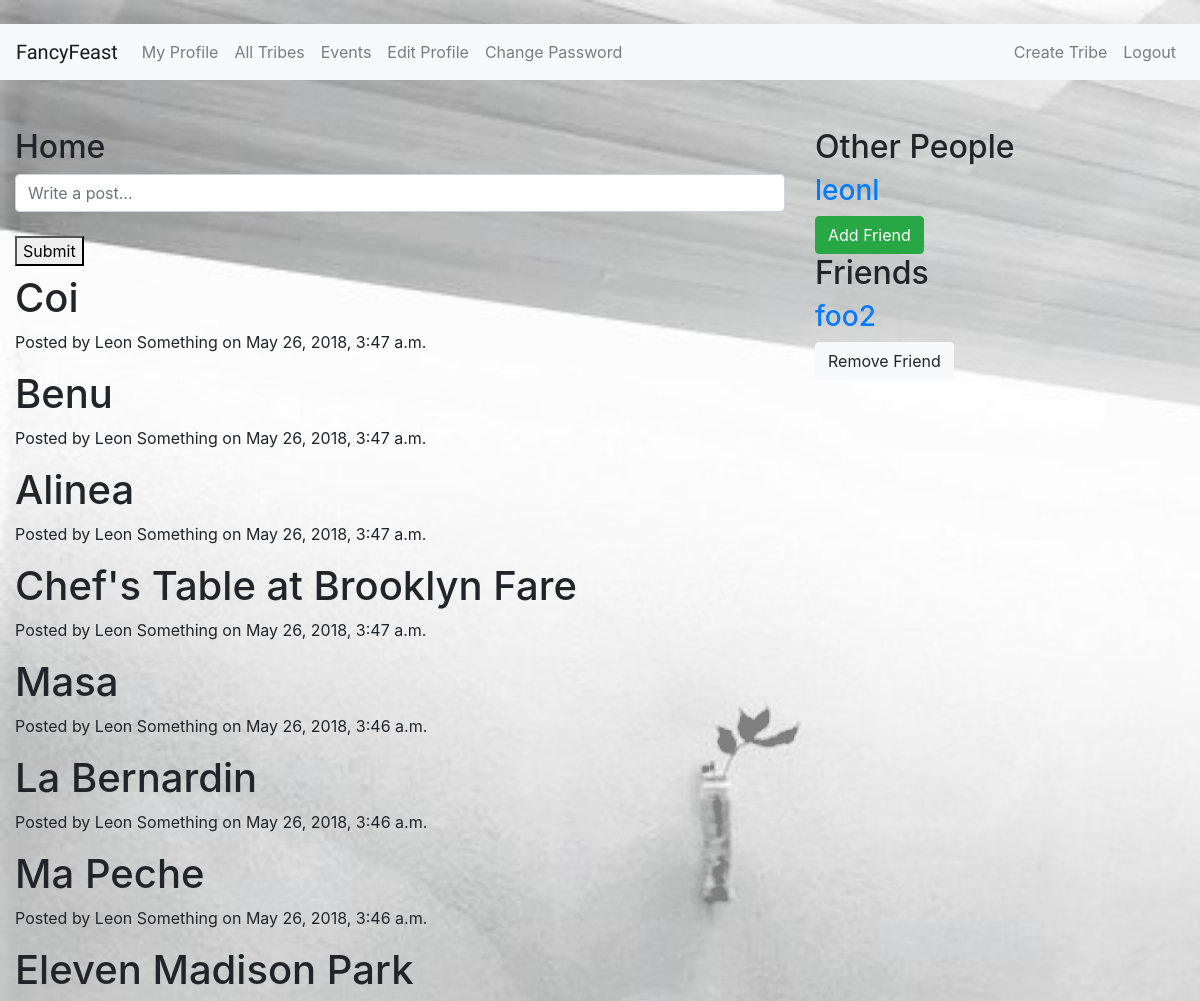
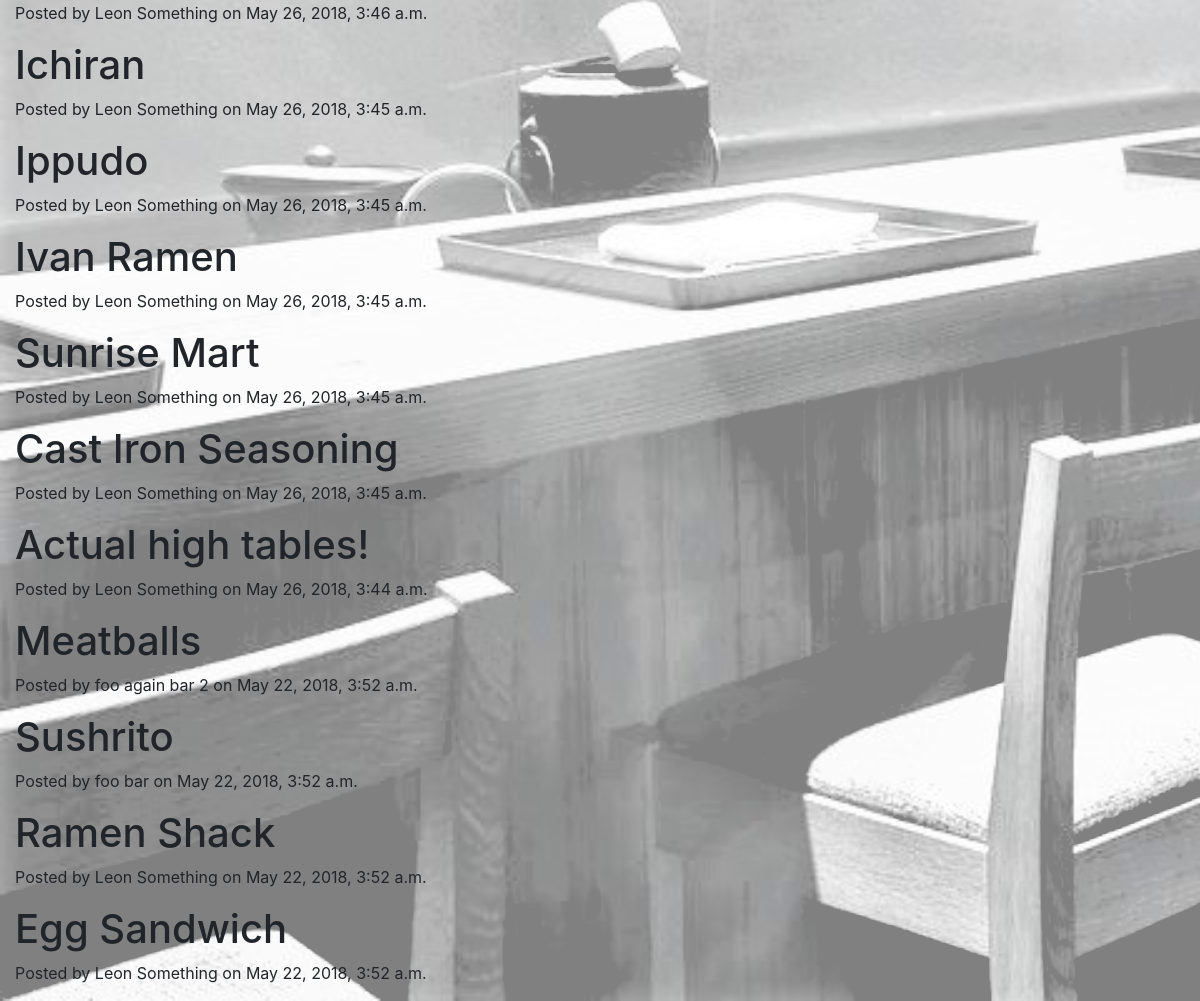
Screenshot of /home/ (signed in) with the database file from the repository (2 pictures, top to bottom).
### home/models.py (models this page shows)
class Post(models.Model):
    post = models.CharField(max_length=500)
    user = models.ForeignKey(User, on_delete=models.CASCADE)
    created = models.DateTimeField(auto_now_add=True)
    updated = models.DateTimeField(auto_now=True)

### home/views.py (the view, shortened to what this page needs)
# urls.py: path('', HomeView.as_view(), name='home'),
class HomeView(TemplateView):
    template_name = 'home/home.html'
    def get(self, request):
        form = HomeForm()
        posts = Post.objects.all().order_by('-created')
        users = User.objects.exclude(id=request.user.id)
        friend, created = Friend.objects.get_or_create(
            current_user=request.user
        )
        friends = friend.users.all()
        args = {
            'form': form, 'posts': posts, 'users': users, 'friends':friends
        }
        return render(request, self.template_name, args)

### home/forms.py
class HomeForm(forms.ModelForm):
    post = forms.CharField(widget=forms.TextInput(
        attrs={
            'class': 'form-control',
            'placeholder': 'Write a post...',
        }
    ))
    class Meta:
        model = Post
        fields = ('post',)

### home/templates/home/home.html (shortened to what this page needs)
{% extends 'base.html' %}
{% block body %}
<br>
<div class="container-fluid">
  <div class="row">
    <div class="col-md-8">
        <h2>Home</h2>
        <form method="post">
            {{ form.post }}
            <br>
            <button type="submit">Submit</button>
        </form>
        {% for post in posts %}
            <h1>{{ post.post }}</h1>
            <p>Posted by {{ post.user.get_full_name }} on {{ post.created }}</p>
        {% endfor %}
    </div>
    <div class="col-md-4">
        <h2>Other People</h2>
        {% for user in users %}
            {% if not user in friends %}
            <a href="{% url 'accounts:view_profile_with_pk' pk=user.pk %}">
                <h3>{{ user.username }}</h3>
            </a>
            <a href="{% url 'home:change_friends' operation='add' pk=user.pk %}">
                <button type="button" class="btn btn-success">Add Friend</button>
            </a>
            {% endif %}
        {% endfor %}
        <h2>Friends</h2>
        {% for friend in friends %}
            <a href="{% url 'accounts:view_profile_with_pk' pk=user.pk %}">
                <h3>{{ friend.username }}</h3>
            </a>
            <a href="{% url 'home:change_friends' operation='remove' pk=friend.pk %}">
                <button type="button" class="btn btn-light">Remove Friend</button>
            </a>
        {% endfor %}
    </div>
  </div>
</div>
{% endblock %}

### accounts/static/accounts/style.css (style rules this page uses)
body { background-color: grey; background-image: url(" images/background.jpg "); background-size: cover; background-blend-mode: lighten; }

### rows the page displays
Post: post "Coi", user.get_full_name "Leon Something", created "May 26, 2018, 3:47 a.m."
Post: post "Benu", user.get_full_name "Leon Something", created "May 26, 2018, 3:47 a.m."
Post: post "Alinea", user.get_full_name "Leon Something", created "May 26, 2018, 3:47 a.m."
Post: post "Chef's Table at Brooklyn Fare", user.get_full_name "Leon Something", created "May 26, 2018, 3:47 a.m."
Post: post "Masa", user.get_full_name "Leon Something", created "May 26, 2018, 3:46 a.m."
Post: post "La Bernardin", user.get_full_name "Leon Something", created "May 26, 2018, 3:46 a.m."
Post: post "Ma Peche", user.get_full_name "Leon Something", created "May 26, 2018, 3:46 a.m."
Post: post "Eleven Madison Park", user.get_full_name "Leon Something", created "May 26, 2018, 3:46 a.m."
Post: post "Ichiran", user.get_full_name "Leon Something", created "May 26, 2018, 3:45 a.m."
Post: post "Ippudo", user.get_full_name "Leon Something", created "May 26, 2018, 3:45 a.m."
Post: post "Ivan Ramen", user.get_full_name "Leon Something", created "May 26, 2018, 3:45 a.m."
Post: post "Sunrise Mart", user.get_full_name "Leon Something", created "May 26, 2018, 3:45 a.m."
Post: post "Cast Iron Seasoning", user.get_full_name "Leon Something", created "May 26, 2018, 3:45 a.m."
Post: post "Actual high tables!", user.get_full_name "Leon Something", created "May 26, 2018, 3:44 a.m."
Post: post "Meatballs", user.get_full_name "foo again bar 2", created "May 22, 2018, 3:52 a.m."
Post: post "Sushrito", user.get_full_name "foo bar", created "May 22, 2018, 3:52 a.m."
Post: post "Ramen Shack", user.get_full_name "Leon Something", created "May 22, 2018, 3:52 a.m."
Post: post "Egg Sandwich", user.get_full_name "Leon Something", created "May 22, 2018, 3:52 a.m."

### other values shown
{{ user.username }} "leonl"
{{ friend.username }} "foo2"
